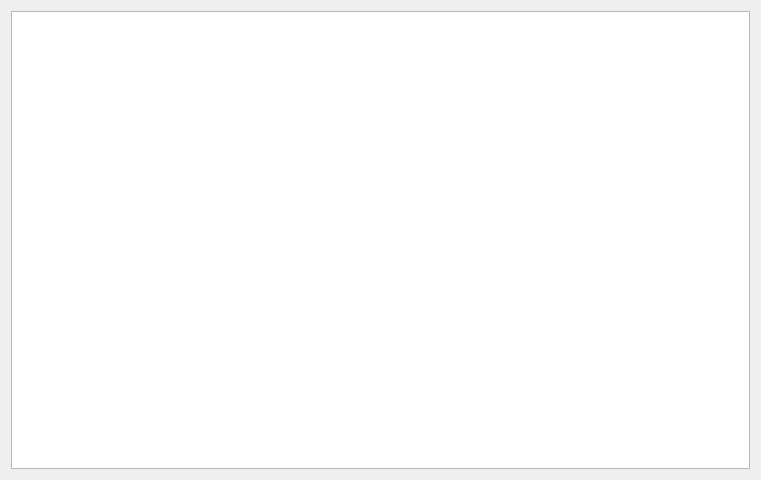
<?xml version="1.0" encoding="UTF-8"?>
<ui version="4.0">
 <class>MincInfoWidget</class>
 <widget class="QWidget" name="MincInfoWidget">
  <property name="geometry">
   <rect>
    <x>0</x>
    <y>0</y>
    <width>761</width>
    <height>480</height>
   </rect>
  </property>
  <property name="windowTitle">
   <string>MINC Info</string>
  </property>
  <layout class="QVBoxLayout" name="verticalLayout">
   <item>
    <widget class="QTextEdit" name="mincInfoTextEdit"/>
   </item>
  </layout>
 </widget>
 <layoutdefault spacing="6" margin="11"/>
 <resources/>
 <connections/>
</ui>
